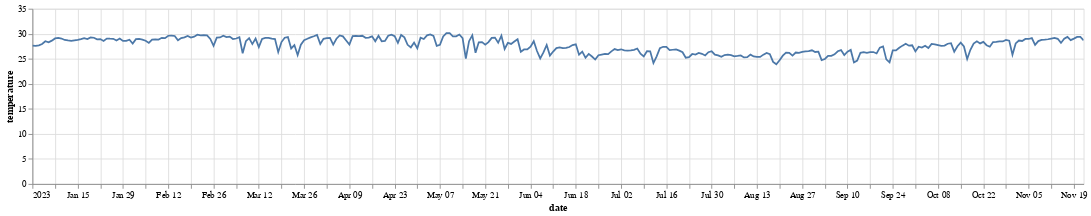

The notebook cell saved with this chart:
### Markdown cell above
### Exercise:

Try to retrieve data of another variable, the temperature measured at one of the TAHMO stations and visualize this using a Chart with a line mark:
```python
alt.Chart(df).mark_line()
```

### Code cell
startDate = '2023-01-01'
endDate = '2023-11-22'
variables = ['te']

df_tahmo = api.getMeasurements(station, startDate=startDate, endDate=endDate, variables=variables)
df_tahmo.index.name = 'Timestamp'

def process_tahmo_temp_data(df):
    """Load the precipitation data from the TAHMO API and return a pandas dataframe"""
    df = df.reset_index().rename(columns={"Timestamp" : "date", "te": "temperature"})
    df['date'] = pd.to_datetime(df['date'])
    df.loc[:,'date'] = df['date'].dt.date
    df = df.groupby('date').mean().reset_index().dropna()
    df['date'] = pd.to_datetime(df['date'])
    return df


# make an api call to get the data
df_tahmo = process_tahmo_temp_data(df_tahmo)
df_tahmo.head()

# plot the data

timeseries_tahmo =  alt.Chart(df_tahmo).mark_line().encode(x="date", y="temperature", tooltip=['temperature', 'date']).properties(width=1200, height=200).interactive()
timeseries_tahmo

### Figure 1 — Vega-Lite specification as saved in the notebook (floating-point values rounded to 4 significant figures; data arrays with more than 128 entries replaced by an {"elided": "..."} marker saying what was removed)
{"config": {"view": {"continuousWidth": 300, "continuousHeight": 300}}, "data": {"name": "data-6ac0b0f51e5f4de2d0331b8ffc49698e"}, "mark": {"type": "line"}, "encoding": {"tooltip": [{"field": "temperature", "type": "quantitative"}, {"field": "date", "type": "temporal"}], "x": {"field": "date", "type": "temporal"}, "y": {"field": "temperature", "type": "quantitative"}}, "height": 200, "params": [{"name": "param_4", "select": {"type": "interval", "encodings": ["x", "y"]}, "bind": "scales"}], "width": 1200, "$schema": "https://vega.github.io/schema/vega-lite/v5.16.3.json", "datasets": {"data-6ac0b0f51e5f4de2d0331b8ffc49698e": {"elided": "326 records"}}}
